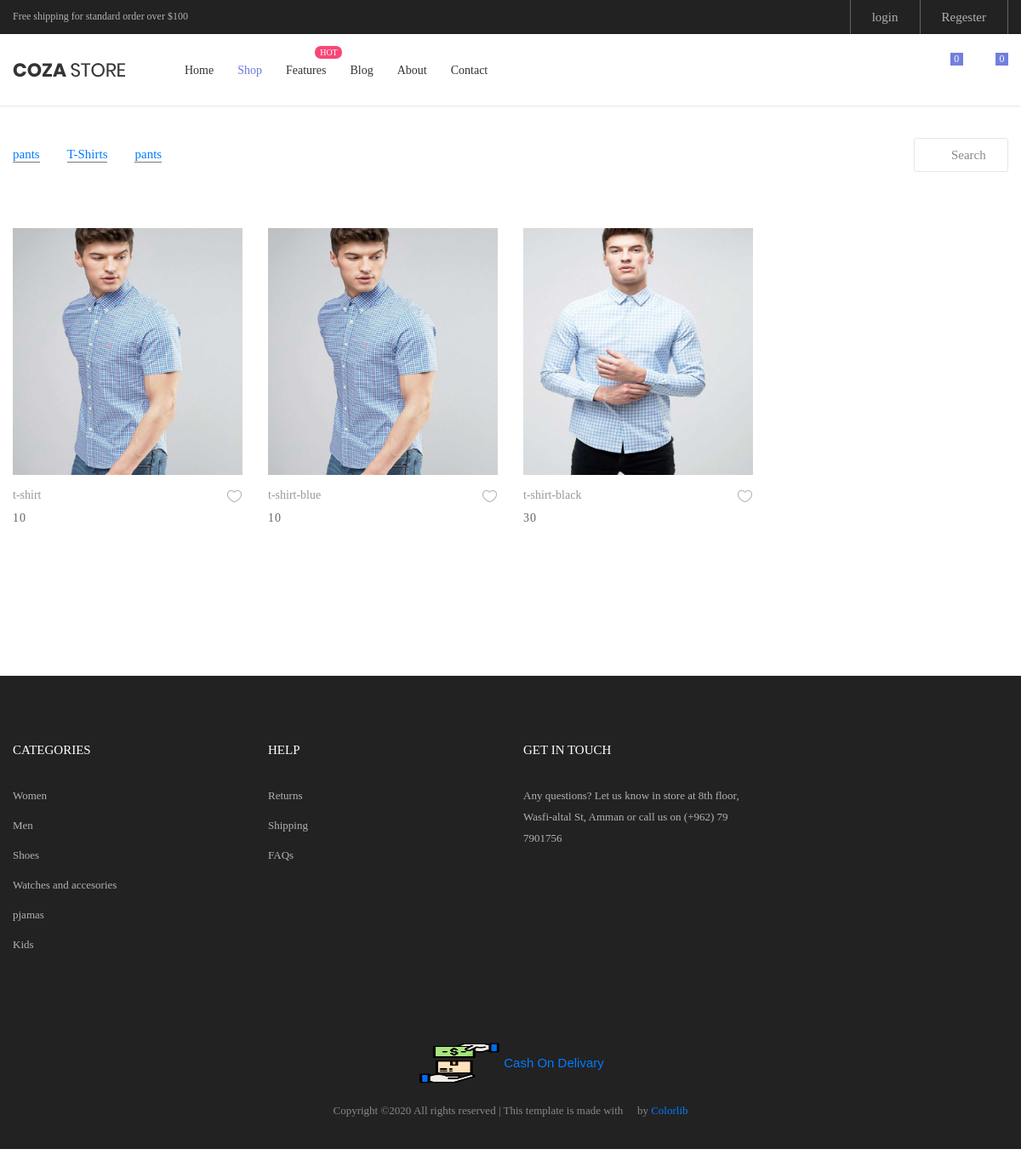
Screenshot of /user/product.php?idcat=3 with the database file from the repository.
### tables this page shows
CREATE TABLE `sub_category` (
  `sub_id` int(10) NOT NULL,
  `cat_id` int(6) NOT NULL,
  `cat_name` varchar(70) NOT NULL,
  `sub_cat_name` text NOT NULL
);

CREATE TABLE `products` (
  `product_id` int(9) NOT NULL,
  `product_name` varchar(100) NOT NULL,
  `product_image` varchar(1000) NOT NULL,
  `product_price` int(3) NOT NULL,
  `product_desc` text NOT NULL,
  `cat_id` int(6) NOT NULL,
  `sub_id` int(10) NOT NULL,
  `vendor_id` int(6) NOT NULL,
  `qty` int(100) NOT NULL,
  `date` timestamp NOT NULL DEFAULT CURRENT_TIMESTAMP ON UPDATE CURRENT_TIMESTAMP,
  `statuss` varchar(20) NOT NULL,
  `feature` varchar(10) NOT NULL
);

### user/product.php (the view, shortened to what this page needs)
<?php
include ('../includes/user-header.php');
?>
	<div class="bg0 m-t-23 p-b-140">
		<div class="container">
			<div class="flex-w flex-sb-m p-b-52">
				<div class="flex-w flex-l-m filter-tope-group m-tb-10">
                     <form action="" method="post" class="flex-w flex-l-m filter-tope-group m-tb-10">
					 <?php
					 if(isset($_GET['idcat'])){
					 $query="SELECT * from sub_category where cat_id={$_GET['idcat']}";}
					 else{
					 $query="SELECT * from sub_category where cat_id={$_GET['idcat1']}";
					 }
					 $result=mysqli_query($conn,$query);
					 while($catname= mysqli_fetch_assoc($result)){
						 ?>
					<button name="show" class="stext-106 cl6 hov1 bor3 trans-04 m-r-32 m-tb-5 how-active1" data-filter="*">
					<a href="product.php?ids=<?php echo $catname['sub_id']; ?>&idcat1=<?php echo $catname['cat_id'];   ?>"><?php echo $catname['sub_cat_name']; ?> </a>
					</button>
					 <?php } ?>
					 </form>
				</div>
				<div class="flex-w flex-c-m m-tb-10">
					<div class="flex-c-m stext-106 cl6 size-105 bor4 pointer hov-btn3 trans-04 m-tb-4 js-show-search">
						<i class="icon-search cl2 m-r-6 fs-15 trans-04 zmdi zmdi-search"></i>
						Search
					</div>
				</div>
			</div>
			<div class="row isotope-grid">
			<?php
                  if(isset($_GET['idcat'])){
					$query="SELECT * FROM products where cat_id= {$_GET['idcat']} and statuss='allowed'";
					$result=mysqli_query($conn,$query);
				  }elseif(isset($_GET['ids'])){
					$query="SELECT * from products where sub_id={$_GET['ids']} and statuss='allowed'";
					$result=mysqli_query($conn,$query);
				  }
                     while($product= mysqli_fetch_assoc($result)){
                       ?>
				<div class="col-sm-6 col-md-4 col-lg-3 p-b-35 isotope-item ">
					<div class="block2">
						<div class="block2-pic hov-img0">
						<img  src="../vendores/images/<?php
						echo $product['product_image'];?>" width="600px" height="290px">
						</div>
						<div class="block2-txt flex-w flex-t p-t-14">
							<div class="block2-txt-child1 flex-col-l ">
								<a href="product-detail.php?idpro=<?php echo $product['product_id'];  ?>" class="stext-104 cl4 hov-cl1 trans-04 js-name-b2 p-b-6">
								<?php echo $product['product_name']; ?>
								</a>
								<span class="stext-105 cl3">
								<?php echo $product['product_price']; ?>
								</span>
							</div>
							<div class="block2-txt-child2 flex-r p-t-3">
								<a href="#" class="btn-addwish-b2 dis-block pos-relative js-addwish-b2">
									<img class="icon-heart1 dis-block trans-04" src="images/icons/icon-heart-01.png" alt="ICON">
								</a>
							</div>
						</div>
					</div>
				</div>
				<?php } ?>
		</div>
	</div>
</div>
	<?php	include ('../includes/user-footer.php');  ?>
</body>
</html>

### user/css/main.css (style rules this page uses)
.container { max-width: 1380px; }
@media (max-width: 1600px) { .container { max-width: 1200px; } }
.block2-pic { position: relative; }
.block2-txt-child1 { width: calc(100% - 30px); }
.block2-txt-child2 { width: 30px; }
.cl2 { color: #333; }
.cl3 { color: #666; }
.cl4 { color: #999; }
.cl6 { color: #888; }
.stext-104 { font-family: Poppins-Regular; font-size: 14px; line-height: 1.466667; }
.stext-105 { font-family: Poppins-Regular; font-size: 14px; line-height: 1.466667; letter-spacing: 1px; }
.stext-106 { font-family: Poppins-Regular; font-size: 15px; line-height: 1.2; }
.size-105 { min-width: 111px; height: 40px; }
.bg0 { background-color: #fff; }
.bor3 { border-bottom: 1px solid transparent; }
.bor4 { border: 1px solid #e6e6e6; border-radius: 3px; }
.how-active1 { color: #333; border-color: #797979; }
.hov-img0 { display: block; overflow: hidden; }
.hov-img0 img { width: 100%; -webkit-transition: transform 0.9s ease; -o-transition: transform 0.9s ease; -moz-transition: transform 0.9s ease; transition: transform 0.9s ease; }

### rows the page displays
sub_category: sub_cat_name "pants"
sub_category: sub_cat_name "T-Shirts"
sub_category: sub_cat_name "pants"
products: product_image (picture), product_name "t-shirt", product_price "10"
products: product_image (picture), product_name "t-shirt-blue", product_price "10"
products: product_image (picture), product_name "t-shirt-black", product_price "30"
